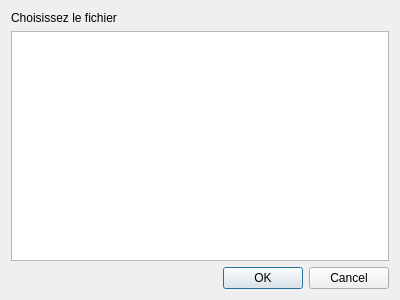
<?xml version="1.0" encoding="UTF-8"?>
<ui version="4.0">
 <class>chooseFileDIalog</class>
 <widget class="QDialog" name="chooseFileDIalog">
  <property name="geometry">
   <rect>
    <x>0</x>
    <y>0</y>
    <width>400</width>
    <height>300</height>
   </rect>
  </property>
  <property name="windowTitle">
   <string>Dialog</string>
  </property>
  <layout class="QVBoxLayout" name="verticalLayout">
   <item>
    <widget class="QLabel" name="label">
     <property name="text">
      <string>Choisissez le fichier</string>
     </property>
    </widget>
   </item>
   <item>
    <widget class="QTableView" name="tableView">
     <property name="selectionMode">
      <enum>QAbstractItemView::SingleSelection</enum>
     </property>
     <property name="selectionBehavior">
      <enum>QAbstractItemView::SelectRows</enum>
     </property>
     <attribute name="horizontalHeaderStretchLastSection">
      <bool>true</bool>
     </attribute>
    </widget>
   </item>
   <item>
    <widget class="QDialogButtonBox" name="buttonBox">
     <property name="orientation">
      <enum>Qt::Horizontal</enum>
     </property>
     <property name="standardButtons">
      <set>QDialogButtonBox::Cancel|QDialogButtonBox::Ok</set>
     </property>
    </widget>
   </item>
  </layout>
 </widget>
 <resources/>
 <connections>
  <connection>
   <sender>buttonBox</sender>
   <signal>accepted()</signal>
   <receiver>chooseFileDIalog</receiver>
   <slot>accept()</slot>
   <hints>
    <hint type="sourcelabel">
     <x>248</x>
     <y>254</y>
    </hint>
    <hint type="destinationlabel">
     <x>157</x>
     <y>274</y>
    </hint>
   </hints>
  </connection>
  <connection>
   <sender>buttonBox</sender>
   <signal>rejected()</signal>
   <receiver>chooseFileDIalog</receiver>
   <slot>reject()</slot>
   <hints>
    <hint type="sourcelabel">
     <x>316</x>
     <y>260</y>
    </hint>
    <hint type="destinationlabel">
     <x>286</x>
     <y>274</y>
    </hint>
   </hints>
  </connection>
 </connections>
</ui>
